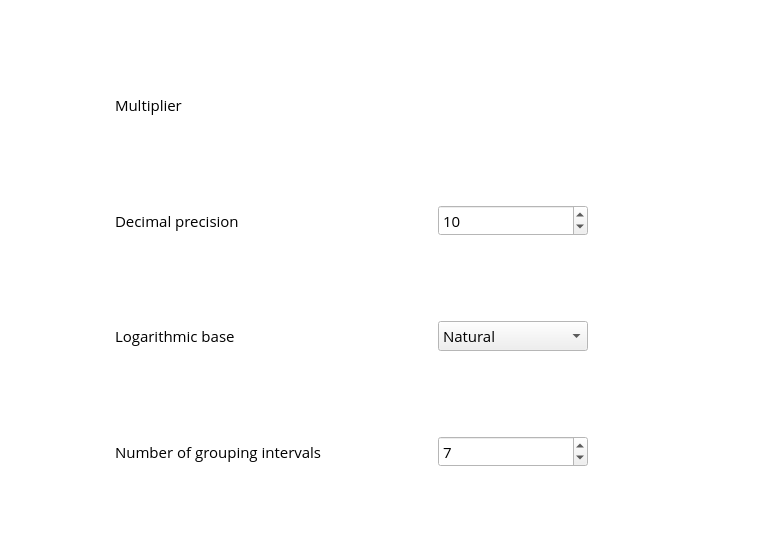
<?xml version="1.0" encoding="UTF-8"?>
<ui version="4.0">
 <class>SettingsTableWidget</class>
 <widget class="QWidget" name="SettingsTableWidget">
  <property name="geometry">
   <rect>
    <x>0</x>
    <y>0</y>
    <width>784</width>
    <height>560</height>
   </rect>
  </property>
  <property name="palette">
   <palette>
    <active>
     <colorrole role="Base">
      <brush brushstyle="SolidPattern">
       <color alpha="255">
        <red>255</red>
        <green>255</green>
        <blue>255</blue>
       </color>
      </brush>
     </colorrole>
     <colorrole role="Window">
      <brush brushstyle="SolidPattern">
       <color alpha="255">
        <red>255</red>
        <green>255</green>
        <blue>255</blue>
       </color>
      </brush>
     </colorrole>
    </active>
    <inactive>
     <colorrole role="Base">
      <brush brushstyle="SolidPattern">
       <color alpha="255">
        <red>255</red>
        <green>255</green>
        <blue>255</blue>
       </color>
      </brush>
     </colorrole>
     <colorrole role="Window">
      <brush brushstyle="SolidPattern">
       <color alpha="255">
        <red>255</red>
        <green>255</green>
        <blue>255</blue>
       </color>
      </brush>
     </colorrole>
    </inactive>
    <disabled>
     <colorrole role="Base">
      <brush brushstyle="SolidPattern">
       <color alpha="255">
        <red>255</red>
        <green>255</green>
        <blue>255</blue>
       </color>
      </brush>
     </colorrole>
     <colorrole role="Window">
      <brush brushstyle="SolidPattern">
       <color alpha="255">
        <red>255</red>
        <green>255</green>
        <blue>255</blue>
       </color>
      </brush>
     </colorrole>
    </disabled>
   </palette>
  </property>
  <property name="font">
   <font>
    <stylestrategy>PreferAntialias</stylestrategy>
   </font>
  </property>
  <layout class="QGridLayout" name="gridLayout">
   <item row="0" column="0">
    <spacer name="horizontalSpacer_1">
     <property name="orientation">
      <enum>Qt::Horizontal</enum>
     </property>
     <property name="sizeHint" stdset="0">
      <size>
       <width>158</width>
       <height>28</height>
      </size>
     </property>
    </spacer>
   </item>
   <item row="0" column="1">
    <widget class="QLabel" name="labelMultiplier">
     <property name="font">
      <font>
       <family>Open Sans</family>
       <pointsize>11</pointsize>
      </font>
     </property>
     <property name="text">
      <string>Multiplier</string>
     </property>
    </widget>
   </item>
   <item row="0" column="2">
    <spacer name="horizontalSpacer_2">
     <property name="orientation">
      <enum>Qt::Horizontal</enum>
     </property>
     <property name="sizeHint" stdset="0">
      <size>
       <width>82</width>
       <height>20</height>
      </size>
     </property>
    </spacer>
   </item>
   <item row="0" column="3" colspan="3">
    <widget class="MultiplierWidget" name="multiplier" native="true">
     <property name="minimumSize">
      <size>
       <width>300</width>
       <height>0</height>
      </size>
     </property>
     <property name="maximumSize">
      <size>
       <width>16777215</width>
       <height>30</height>
      </size>
     </property>
    </widget>
   </item>
   <item row="0" column="6">
    <spacer name="horizontalSpacer_3">
     <property name="orientation">
      <enum>Qt::Horizontal</enum>
     </property>
     <property name="sizeHint" stdset="0">
      <size>
       <width>158</width>
       <height>28</height>
      </size>
     </property>
    </spacer>
   </item>
   <item row="1" column="0">
    <spacer name="horizontalSpacer_11">
     <property name="orientation">
      <enum>Qt::Horizontal</enum>
     </property>
     <property name="sizeHint" stdset="0">
      <size>
       <width>158</width>
       <height>28</height>
      </size>
     </property>
    </spacer>
   </item>
   <item row="1" column="1">
    <widget class="QLabel" name="labelPrecision">
     <property name="font">
      <font>
       <family>Open Sans</family>
       <pointsize>11</pointsize>
      </font>
     </property>
     <property name="text">
      <string>Decimal precision</string>
     </property>
    </widget>
   </item>
   <item row="1" column="2" colspan="2">
    <spacer name="horizontalSpacer_12">
     <property name="orientation">
      <enum>Qt::Horizontal</enum>
     </property>
     <property name="sizeHint" stdset="0">
      <size>
       <width>108</width>
       <height>28</height>
      </size>
     </property>
    </spacer>
   </item>
   <item row="1" column="4">
    <widget class="SNumberBox" name="numPrecision">
     <property name="minimumSize">
      <size>
       <width>150</width>
       <height>30</height>
      </size>
     </property>
     <property name="maximumSize">
      <size>
       <width>150</width>
       <height>16777215</height>
      </size>
     </property>
     <property name="font">
      <font>
       <family>Open Sans</family>
       <pointsize>11</pointsize>
      </font>
     </property>
     <property name="minimum">
      <number>1</number>
     </property>
     <property name="maximum">
      <number>12</number>
     </property>
     <property name="value">
      <number>10</number>
     </property>
    </widget>
   </item>
   <item row="1" column="5" colspan="2">
    <spacer name="horizontalSpacer_10">
     <property name="orientation">
      <enum>Qt::Horizontal</enum>
     </property>
     <property name="sizeHint" stdset="0">
      <size>
       <width>158</width>
       <height>28</height>
      </size>
     </property>
    </spacer>
   </item>
   <item row="2" column="0">
    <spacer name="horizontalSpacer_4">
     <property name="orientation">
      <enum>Qt::Horizontal</enum>
     </property>
     <property name="sizeHint" stdset="0">
      <size>
       <width>158</width>
       <height>28</height>
      </size>
     </property>
    </spacer>
   </item>
   <item row="2" column="1">
    <widget class="QLabel" name="labelLogarithm">
     <property name="font">
      <font>
       <family>Open Sans</family>
       <pointsize>11</pointsize>
      </font>
     </property>
     <property name="text">
      <string>Logarithmic base</string>
     </property>
    </widget>
   </item>
   <item row="2" column="2" colspan="2">
    <spacer name="horizontalSpacer_13">
     <property name="orientation">
      <enum>Qt::Horizontal</enum>
     </property>
     <property name="sizeHint" stdset="0">
      <size>
       <width>108</width>
       <height>28</height>
      </size>
     </property>
    </spacer>
   </item>
   <item row="2" column="4">
    <widget class="QComboBox" name="boxLogarithm">
     <property name="minimumSize">
      <size>
       <width>80</width>
       <height>30</height>
      </size>
     </property>
     <property name="font">
      <font>
       <family>Open Sans</family>
       <pointsize>11</pointsize>
      </font>
     </property>
     <item>
      <property name="text">
       <string>Natural</string>
      </property>
     </item>
     <item>
      <property name="text">
       <string>Decimal</string>
      </property>
     </item>
    </widget>
   </item>
   <item row="2" column="5" colspan="2">
    <spacer name="horizontalSpacer_14">
     <property name="orientation">
      <enum>Qt::Horizontal</enum>
     </property>
     <property name="sizeHint" stdset="0">
      <size>
       <width>180</width>
       <height>28</height>
      </size>
     </property>
    </spacer>
   </item>
   <item row="3" column="0">
    <spacer name="horizontalSpacer_9">
     <property name="orientation">
      <enum>Qt::Horizontal</enum>
     </property>
     <property name="sizeHint" stdset="0">
      <size>
       <width>158</width>
       <height>28</height>
      </size>
     </property>
    </spacer>
   </item>
   <item row="3" column="1">
    <widget class="QLabel" name="labelIntervalsNumber">
     <property name="font">
      <font>
       <family>Open Sans</family>
       <pointsize>11</pointsize>
      </font>
     </property>
     <property name="text">
      <string>Number of grouping intervals</string>
     </property>
    </widget>
   </item>
   <item row="3" column="2" colspan="2">
    <spacer name="horizontalSpacer_15">
     <property name="orientation">
      <enum>Qt::Horizontal</enum>
     </property>
     <property name="sizeHint" stdset="0">
      <size>
       <width>108</width>
       <height>28</height>
      </size>
     </property>
    </spacer>
   </item>
   <item row="3" column="4">
    <widget class="SNumberBox" name="numIntervalsNumber">
     <property name="minimumSize">
      <size>
       <width>0</width>
       <height>30</height>
      </size>
     </property>
     <property name="font">
      <font>
       <family>Open Sans</family>
       <pointsize>11</pointsize>
      </font>
     </property>
     <property name="minimum">
      <number>1</number>
     </property>
     <property name="maximum">
      <number>65000</number>
     </property>
     <property name="value">
      <number>7</number>
     </property>
    </widget>
   </item>
   <item row="3" column="5" colspan="2">
    <spacer name="horizontalSpacer_16">
     <property name="orientation">
      <enum>Qt::Horizontal</enum>
     </property>
     <property name="sizeHint" stdset="0">
      <size>
       <width>180</width>
       <height>28</height>
      </size>
     </property>
    </spacer>
   </item>
  </layout>
 </widget>
 <customwidgets>
  <customwidget>
   <class>SNumberBox</class>
   <extends>QSpinBox</extends>
   <header>suil_number_box.h</header>
  </customwidget>
  <customwidget>
   <class>MultiplierWidget</class>
   <extends>QWidget</extends>
   <header>Widgets/multiplierwidget.h</header>
   <container>1</container>
  </customwidget>
 </customwidgets>
 <resources/>
 <connections/>
</ui>
